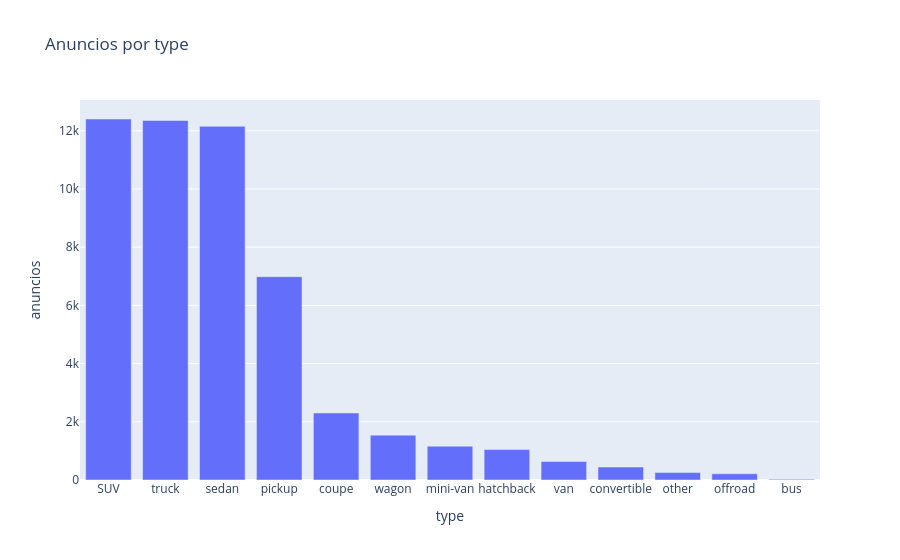
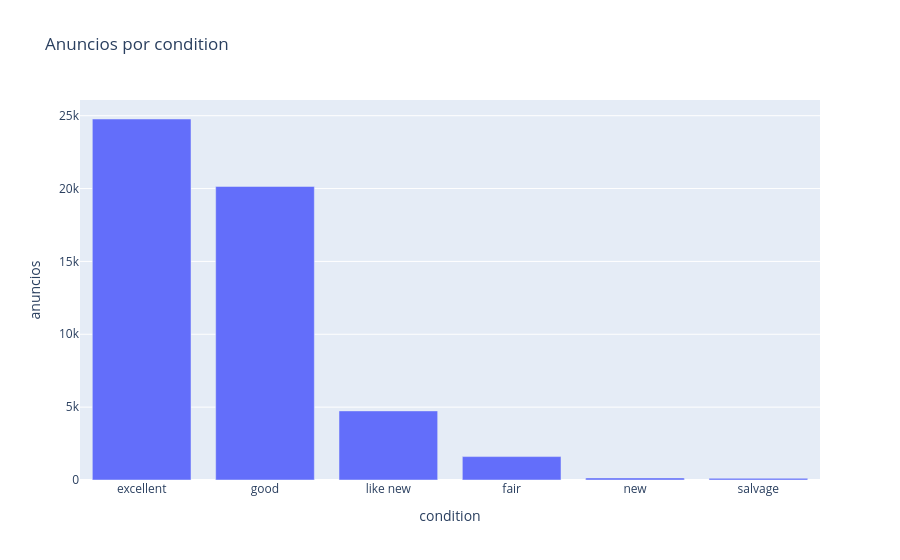
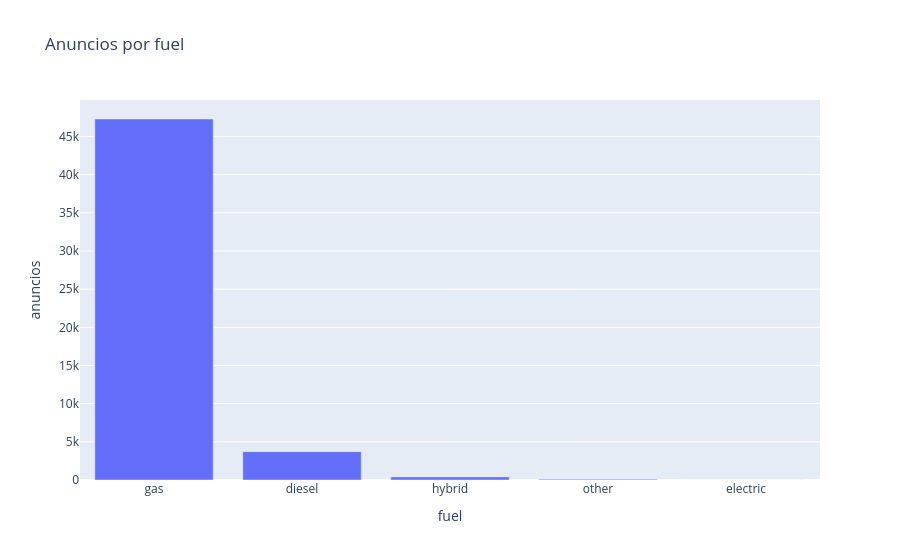

Notebook code for these charts, in order:
### Markdown cell above
## 5. Variables categóricas

### Code cell
for col in ["type", "condition", "fuel", "transmission", "paint_color"]:
    conteo = (df[col].fillna("sin dato").value_counts()
              .rename_axis(col).reset_index(name="anuncios"))
    fig = px.bar(conteo, x=col, y="anuncios", title=f"Anuncios por {col}")
    fig.show()

### Figure 1 — Plotly figure (JSON) as saved in the notebook; plotly's stock layout.template omitted (floating-point values rounded to 4 significant figures)
{"data": [{"hovertemplate": "type=%{x}<br>anuncios=%{y}<extra></extra>", "legendgroup": "", "marker": {"color": "#636efa", "pattern": {"shape": ""}}, "name": "", "orientation": "v", "showlegend": false, "textposition": "auto", "type": "bar", "x": ["SUV", "truck", "sedan", "pickup", "coupe", "wagon", "mini-van", "hatchback", "van", "convertible", "other", "offroad", "bus"], "xaxis": "x", "y": [12405, 12353, 12154, 6988, 2303, 1541, 1161, 1047, 633, 446, 256, 214, 24], "yaxis": "y"}], "layout": {"barmode": "relative", "legend": {"tracegroupgap": 0}, "title": {"text": "Anuncios por type"}, "xaxis": {"anchor": "y", "domain": [0, 1], "title": {"text": "type"}}, "yaxis": {"anchor": "x", "domain": [0, 1], "title": {"text": "anuncios"}}}}

### Figure 2 — Plotly figure (JSON) as saved in the notebook; plotly's stock layout.template omitted (floating-point values rounded to 4 significant figures)
{"data": [{"hovertemplate": "condition=%{x}<br>anuncios=%{y}<extra></extra>", "legendgroup": "", "marker": {"color": "#636efa", "pattern": {"shape": ""}}, "name": "", "orientation": "v", "showlegend": false, "textposition": "auto", "type": "bar", "x": ["excellent", "good", "like new", "fair", "new", "salvage"], "xaxis": "x", "y": [24773, 20145, 4742, 1607, 143, 115], "yaxis": "y"}], "layout": {"barmode": "relative", "legend": {"tracegroupgap": 0}, "title": {"text": "Anuncios por condition"}, "xaxis": {"anchor": "y", "domain": [0, 1], "title": {"text": "condition"}}, "yaxis": {"anchor": "x", "domain": [0, 1], "title": {"text": "anuncios"}}}}

### Figure 3 — Plotly figure (JSON) as saved in the notebook; plotly's stock layout.template omitted (floating-point values rounded to 4 significant figures)
{"data": [{"hovertemplate": "fuel=%{x}<br>anuncios=%{y}<extra></extra>", "legendgroup": "", "marker": {"color": "#636efa", "pattern": {"shape": ""}}, "name": "", "orientation": "v", "showlegend": false, "textposition": "auto", "type": "bar", "x": ["gas", "diesel", "hybrid", "other", "electric"], "xaxis": "x", "y": [47288, 3714, 409, 108, 6], "yaxis": "y"}], "layout": {"barmode": "relative", "legend": {"tracegroupgap": 0}, "title": {"text": "Anuncios por fuel"}, "xaxis": {"anchor": "y", "domain": [0, 1], "title": {"text": "fuel"}}, "yaxis": {"anchor": "x", "domain": [0, 1], "title": {"text": "anuncios"}}}}
